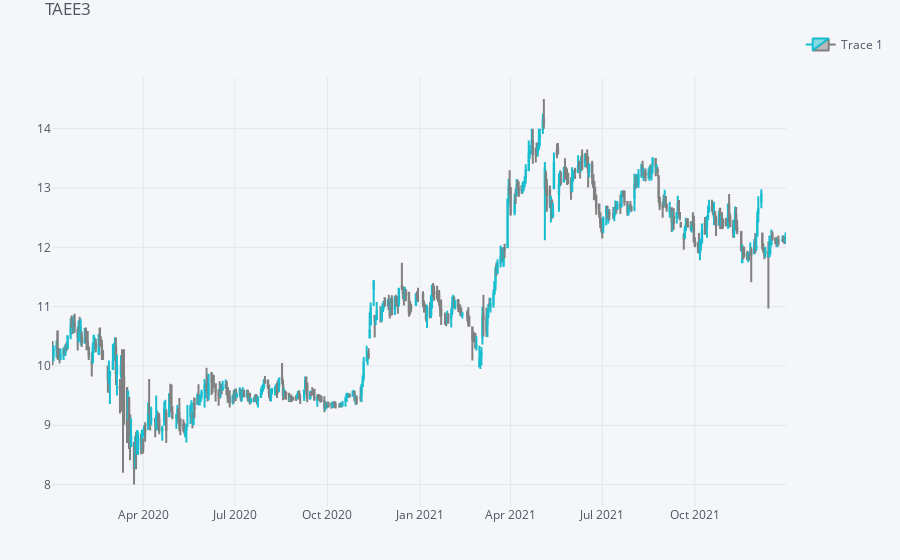

Write notebook code for a chart like this one.
### Code cell
qf.iplot(title="TAEE3")

### Figure 1 — Plotly figure (JSON) as saved in the notebook; plotly's stock layout.template omitted (floating-point values rounded to 4 significant figures; data arrays with more than 128 entries replaced by an {"elided": "..."} marker saying what was removed)
{"data": [{"close": {"elided": "495 float values"}, "decreasing": {"line": {"color": "#808080"}}, "high": {"elided": "495 float values"}, "increasing": {"line": {"color": "#17BECF"}}, "low": {"elided": "495 float values"}, "name": "Trace 1", "open": {"elided": "495 float values"}, "showlegend": true, "type": "candlestick", "x": {"elided": "495 str values"}, "yaxis": "y2"}], "layout": {"legend": {"bgcolor": "#F5F6F9", "font": {"color": "#4D5663"}}, "margin": {"b": 30, "l": 30, "r": 30, "t": 30}, "paper_bgcolor": "#F5F6F9", "plot_bgcolor": "#F5F6F9", "showlegend": true, "title": {"font": {"color": "#4D5663"}, "text": "TAEE3"}, "xaxis": {"anchor": "y2", "gridcolor": "#E1E5ED", "rangeselector": {"bgcolor": "rgba(150, 200, 250, 1)", "buttons": [{"count": 1, "label": "1m", "step": "month", "stepmode": "backward"}, {"count": 1, "label": "1y", "step": "year", "stepmode": "backward"}], "font": {"size": 13}, "visible": false, "x": 0, "y": 0.9}, "rangeslider": {"visible": false}, "showgrid": true, "tickfont": {"color": "#4D5663"}, "title": {"font": {"color": "#4D5663"}, "text": ""}, "zerolinecolor": "#E1E5ED"}, "yaxis": {"gridcolor": "#E1E5ED", "showgrid": true, "showticklabels": false, "tickfont": {"color": "#4D5663"}, "title": {"font": {"color": "#4D5663"}, "text": ""}, "zerolinecolor": "#E1E5ED"}, "yaxis2": {"domain": [0, 0.9], "gridcolor": "#E1E5ED", "showgrid": true, "tickfont": {"color": "#4D5663"}, "title": {"font": {"color": "#4D5663"}, "text": ""}, "zerolinecolor": "#E1E5ED"}}}
